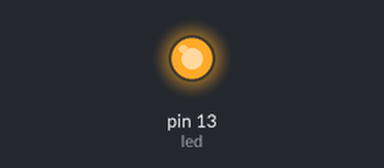
The sketch below on a simulated Arduino Uno, built with avr-gcc and run on an emulated ATmega328P. Parts: output pins drawn as LEDs (lit = HIGH).

Above: at 1.0 s.
At 3.0 s:
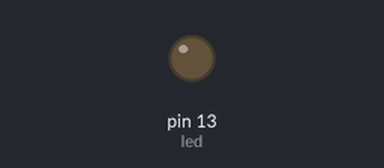
Timing chart, 0 to 5.2 s (numbered marks = the images above):
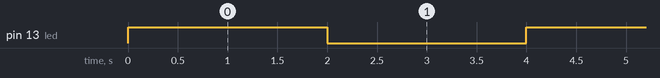

Measured:
- by itself, pin 13 (led): alternates HIGH for 2.0 s and LOW for 2.0 s

The sketch:

blink.ino
```cpp
int led = 13;
const int duration = 2000;

// the setup routine runs once when you press reset:
void setup() {
  // initialize the digital pin as an output.
  pinMode(led, OUTPUT);
}

// the loop routine runs over and over again forever:
void loop() {
  digitalWrite(led, HIGH);   // turn the LED on (HIGH is the voltage level)
  delay(duration);               // wait for a second
  digitalWrite(led, LOW);    // turn the LED off by making the voltage LOW
  delay(duration);               // wait for a second
}
```
